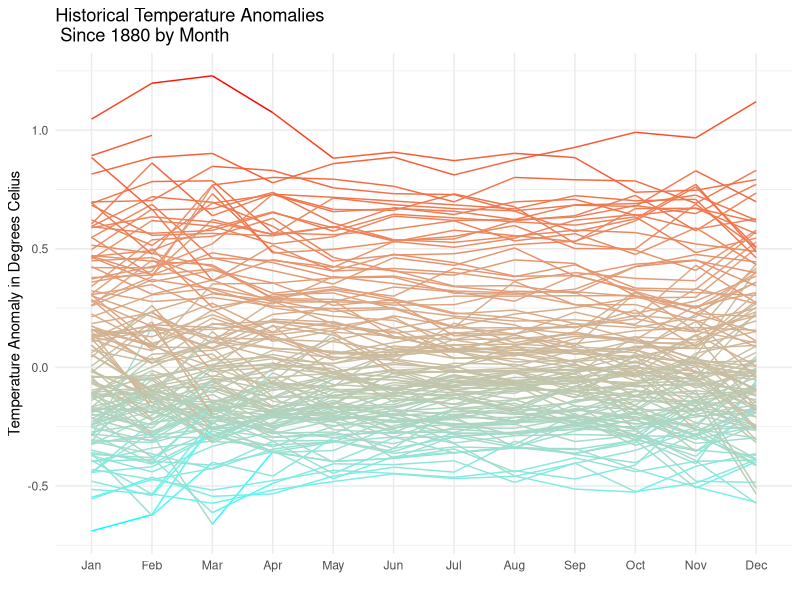

This chart was generated by the following R code:
library(tidyverse) #Loads in tidyverse package
monthly_temps <- read_csv("monthly_global_land_and_ocean_temperature_anomalies.csv") #Loads in data
library(lubridate) #Loads in lubridate package
monthly_temps <- mutate(monthly_temps, date = ymd(YearMonth, truncated=1)) #Converts the YearMonth observation into a date format and stores it as the variable "date"
monthly_temps <- mutate(monthly_temps,
                        year=year(date),
                        month=month(date, label = T)) #Reads the "date" observation we just created and parses both the year and month into seperate variables called "year" and "month"
monthly_temps <- rename(monthly_temps, temperature_anomaly = Value) #Renames monthly_temps$Value as monthly_temps$temperature_anomaly
monthly_temps <- select(monthly_temps, -YearMonth) #Removes monthly_temps$YearMonth which is no longer needed becasue we have created seperate year and month variables.

ggplot(monthly_temps, aes(x=month, y=temperature_anomaly))+ #Forms lineplot
  geom_line(aes(group=year,color=temperature_anomaly), show.legend = FALSE)+
  scale_color_gradientn(colors=rev(rainbow(2)))+
  labs(title="Historical Temperature Anomalies \n Since 1880 by Month", y="Temperature Anomaly in Degrees Celius", x="")+
  theme_minimal()

save(monthly_temps, file="climate_data.RData") #Saves modified data
